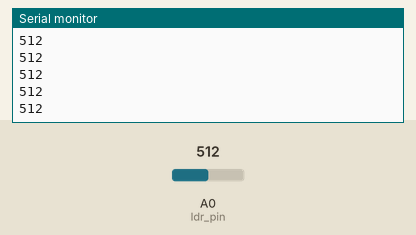
A sketch run on a simulated Arduino Uno, built with avr-gcc and run on an emulated ATmega328P. Shown: the last lines printed to the serial monitor. The test bench sets the inputs (shaded band); at power-on: A0 (ldr_pin) = 512.

Above: at 1.2 s.
1.3 s: A0 (ldr_pin) set to 716
At 2.0 s:
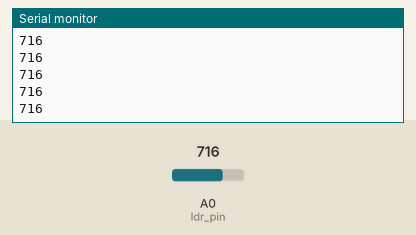
2.8 s: A0 (ldr_pin) set to 900
At 3.4 s:
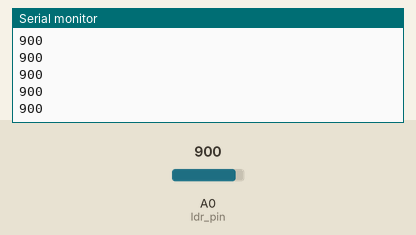
Timing chart, 0 to 5.8 s (numbered marks = the images above; inputs shaded):
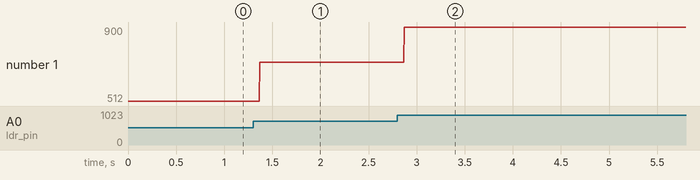

The sketch:

ldr.ino
```cpp
int ldr_pin = A0;//analog pin initial
/*10k ohm*/
void setup() {
  Serial.begin(9600);//initial serials
  //pinMode(ldr_pin,INPUT);//setup ldr pin as input//no need
}

void loop() {
  int value = analogRead(ldr_pin); //read value from ldr
  Serial.print(value);//print value
  Serial.println("");
}
```

Measured:
- after the input at 1.3 s, the serial monitor: prints a new line after 0.07 s (image 1)
- after the input at 2.8 s, the serial monitor: prints a new line after 0.07 s (image 2)
- plotted number 1: 512 → 716 after the input at 1.3 s, 716 → 900 after the input at 2.8 s
